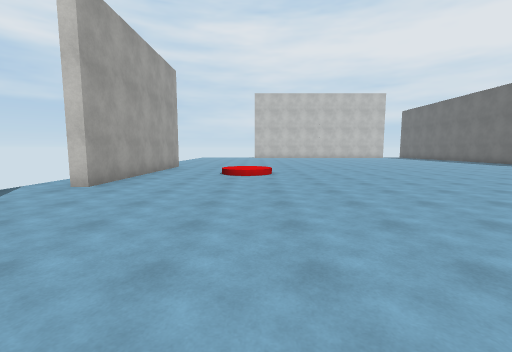
view 1 (above)

23 first-person views from a walk through a Unity game level. The camera is 1.5 m above the floor, tilts 6° down and sees 90° across. The floor is counted in squares, 2 m on a side. Each view is taken from the middle of a square. On the plan, view 1 faces up. The plan holds only what a view shows up to about 9 squares ahead; the rest is blank. The place goes on beyond the plan. The player is left out. Surface patterns are stand-ins for the level's own textures.

view 2
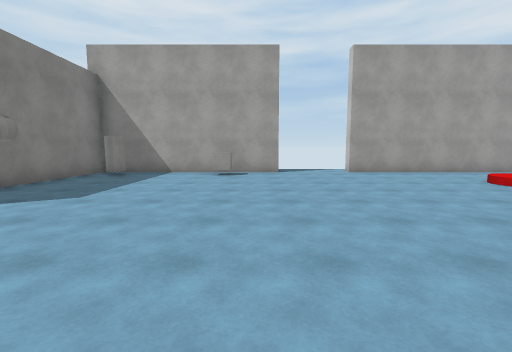

view 3
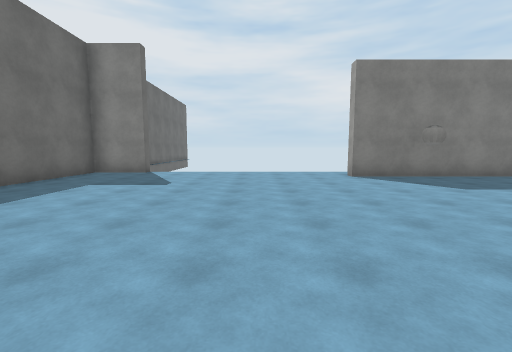

view 4
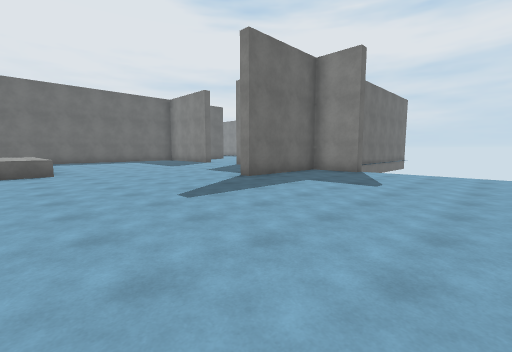

view 5
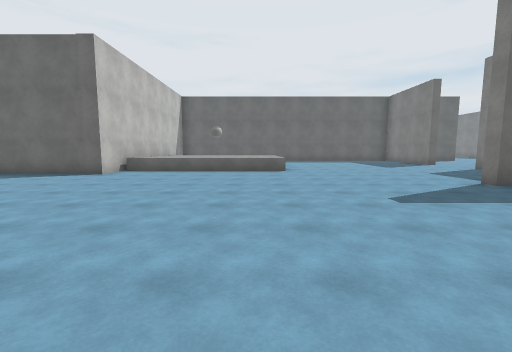

view 6
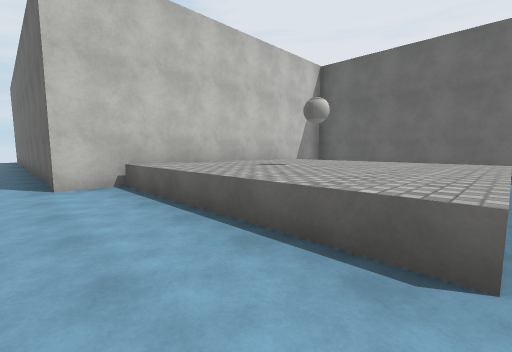

view 7
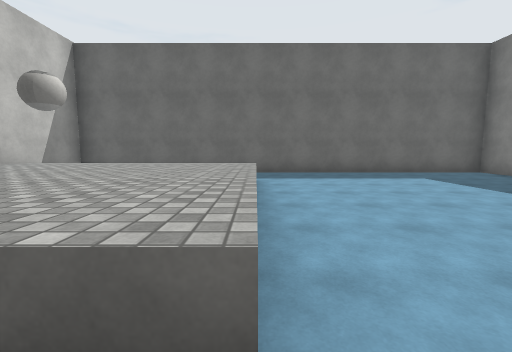

view 8
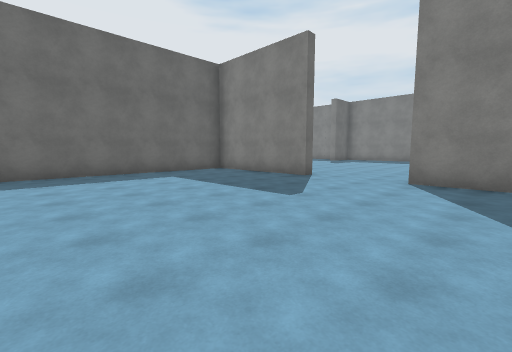

view 9
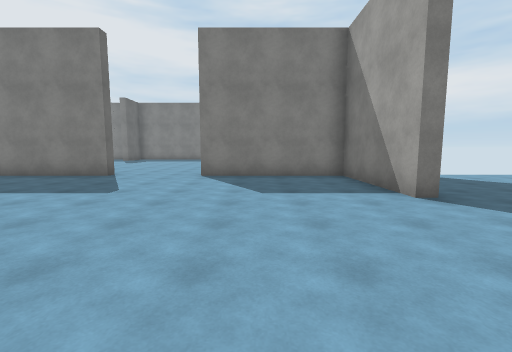

view 10
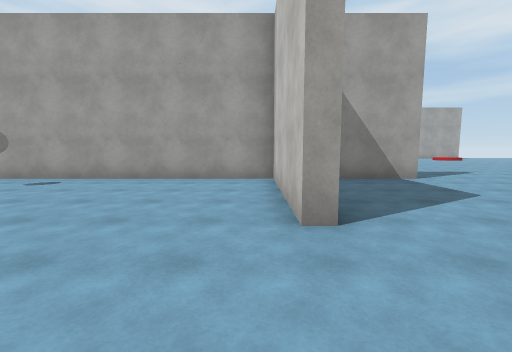

view 11
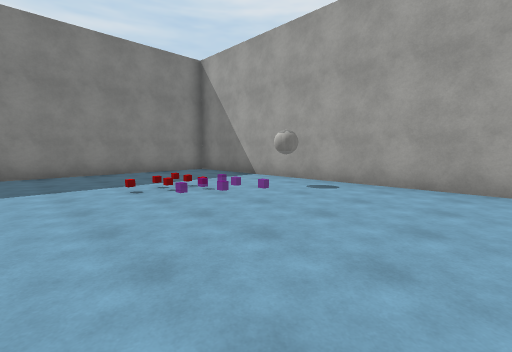

view 12
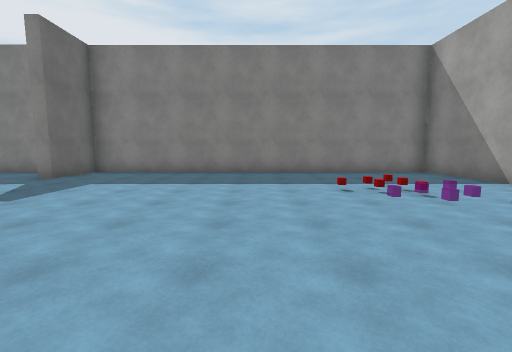

view 13
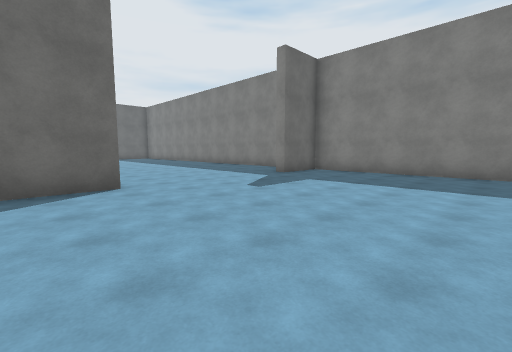

view 14
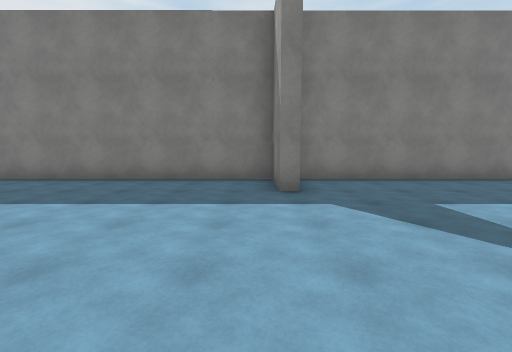

view 15
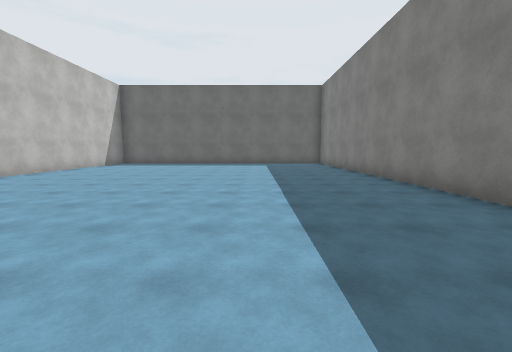

view 16
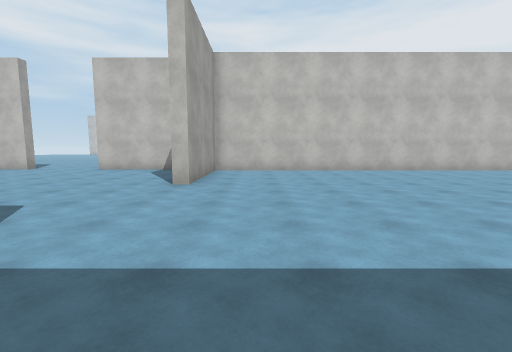

view 17
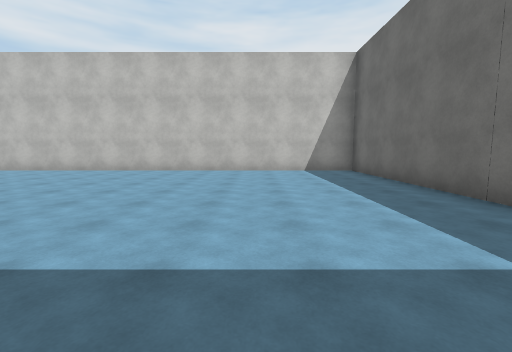

view 18
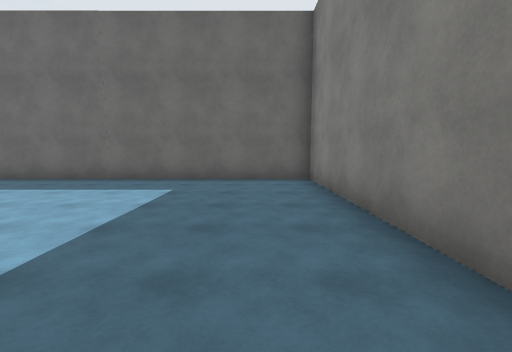

view 19
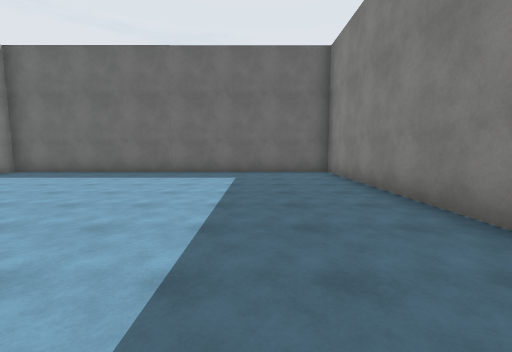

view 20
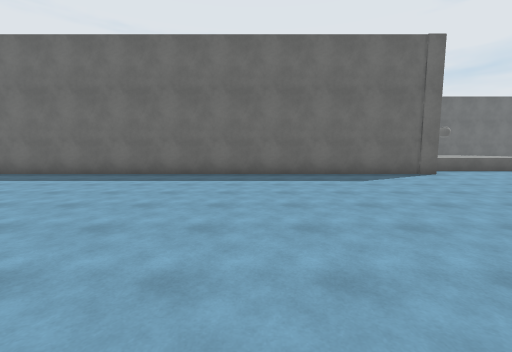

view 21
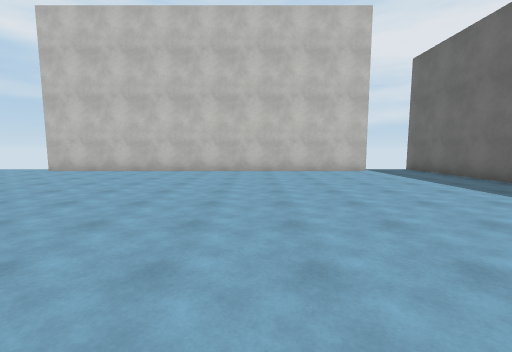

view 22
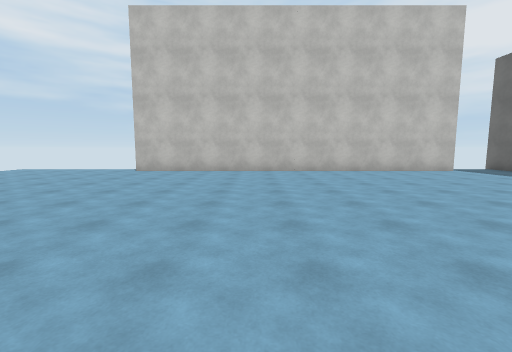

view 23
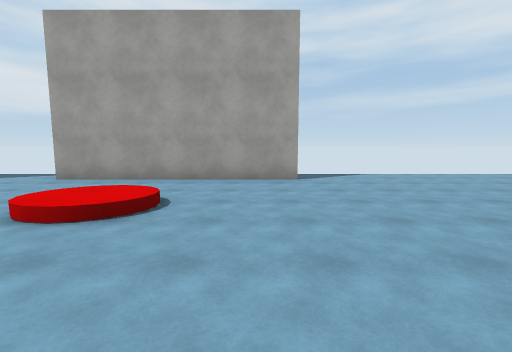

### Floor plan
Key: @ floor where view 1 was taken; # wall or solid block; . main floor; : floor 0.25 m higher than the main floor; / step, stairs or slope; ^ raised ledge; O other object.
Columns run from 4 left of view 1 to 37 right of it. Each row starts with its distance up from view 1.
 22 ....###########..#
 21 .................#
 20  ................#
 19   ...............#
 18    ..............#
 17     .............#
 16 ..   ............#
 15 ...   ...........#
 14 ....  ...........#
 13 .....   . .......#
 12 .......   .......#
 11 #......     .....#
 10 #.......     ....#
  9 #................#########
  8 #../:.............^^^^^^  #
  7 #.../.............^^^^^^  #
  6 #.................^^^^^^  #
  5 #.................^^^^^^  #
  4 ..................^^^^^^  #
  3 ..................^^^^^^..#
  2 #.........................#
  1 #O........................#
  0 #...@.....................#
 -1 #.............#...........#
 -2 ##O...........#...........#
 -3  ######.......#...........#
 -4       ........#####...#####
 -5              ##..........#################
 -6               #..........#...............#
 -7               #..........#...............#
 -8               #..........#...............#
 -9               #..........................#
-10               #.O........................#
-11               #..OO......................#
-12               #..OO......................#
-13               #..........................#
-14               #..........#...............#
-15               #..........#...............#
-16               ############################

Where each view was taken, in squares from view 1:
view 1: 0 up, 0 right, facing up
view 2: 2 up, 5 right, facing left
view 3: 4 up, 5 right, facing down
view 4: 4 up, 5 right, facing down-right
view 5: 4 up, 5 right, facing right
view 6: 3 up, 12 right, facing up-right
view 7: 3 up, 13 right, facing right
view 8: 2 up, 13 right, facing down-right
view 9: 3 up, 13 right, facing down
view 10: 5 down, 17 right, facing left
view 11: 7 down, 16 right, facing down-left
view 12: 7 down, 16 right, facing down
view 13: 7 down, 16 right, facing down-right
view 14: 9 down, 22 right, facing down
view 15: 12 down, 23 right, facing right
view 16: 14 down, 23 right, facing up
view 17: 14 down, 33 right, facing up
view 18: 14 down, 30 right, facing right
view 19: 13 down, 28 right, facing right
view 20: 14 up, 5 right, facing right
view 21: 13 up, 7 right, facing up
view 22: 13 up, 4 right, facing up
view 23: 10 up, 3 right, facing left
